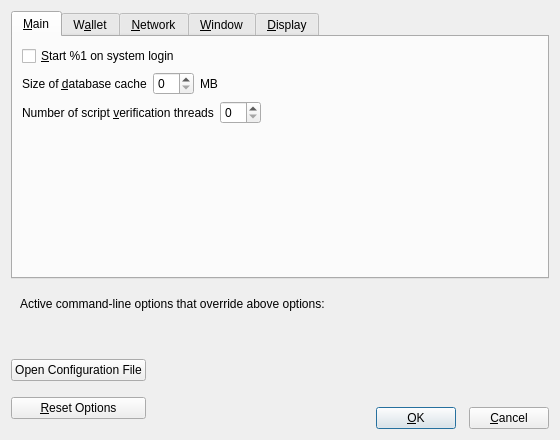
<?xml version="1.0" encoding="UTF-8"?>
<ui version="4.0">
 <class>OptionsDialog</class>
 <widget class="QDialog" name="OptionsDialog">
  <property name="geometry">
   <rect>
    <x>0</x>
    <y>0</y>
    <width>560</width>
    <height>440</height>
   </rect>
  </property>
  <property name="windowTitle">
   <string>Options</string>
  </property>
  <property name="modal">
   <bool>true</bool>
  </property>
  <layout class="QVBoxLayout" name="verticalLayout">
   <item>
    <widget class="QTabWidget" name="tabWidget">
     <property name="currentIndex">
      <number>0</number>
     </property>
     <widget class="QWidget" name="tabMain">
      <attribute name="title">
       <string>&amp;Main</string>
      </attribute>
      <layout class="QVBoxLayout" name="verticalLayout_Main">
       <item>
        <widget class="QCheckBox" name="bicoscoinAtStartup">
         <property name="toolTip">
          <string>Automatically start %1 after logging in to the system.</string>
         </property>
         <property name="text">
          <string>&amp;Start %1 on system login</string>
         </property>
        </widget>
       </item>
       <item>
        <layout class="QHBoxLayout" name="horizontalLayout_2_Main">
         <item>
          <widget class="QLabel" name="databaseCacheLabel">
           <property name="text">
            <string>Size of &amp;database cache</string>
           </property>
           <property name="textFormat">
            <enum>Qt::PlainText</enum>
           </property>
           <property name="buddy">
            <cstring>databaseCache</cstring>
           </property>
          </widget>
         </item>
         <item>
          <widget class="QSpinBox" name="databaseCache"/>
         </item>
         <item>
          <widget class="QLabel" name="databaseCacheUnitLabel">
           <property name="text">
            <string>MB</string>
           </property>
           <property name="textFormat">
            <enum>Qt::PlainText</enum>
           </property>
          </widget>
         </item>
         <item>
          <spacer name="horizontalSpacer_2_Main">
           <property name="orientation">
            <enum>Qt::Horizontal</enum>
           </property>
           <property name="sizeHint" stdset="0">
            <size>
             <width>40</width>
             <height>20</height>
            </size>
           </property>
          </spacer>
         </item>
        </layout>
       </item>
       <item>
        <layout class="QHBoxLayout" name="horizontalLayout_3_Main">
         <item>
          <widget class="QLabel" name="threadsScriptVerifLabel">
           <property name="text">
            <string>Number of script &amp;verification threads</string>
           </property>
           <property name="textFormat">
            <enum>Qt::PlainText</enum>
           </property>
           <property name="buddy">
            <cstring>threadsScriptVerif</cstring>
           </property>
          </widget>
         </item>
         <item>
          <widget class="QSpinBox" name="threadsScriptVerif">
           <property name="toolTip">
            <string>(0 = auto, &lt;0 = leave that many cores free)</string>
           </property>
          </widget>
         </item>
         <item>
          <spacer name="horizontalSpacer_3_Main">
           <property name="orientation">
            <enum>Qt::Horizontal</enum>
           </property>
           <property name="sizeHint" stdset="0">
            <size>
             <width>40</width>
             <height>20</height>
            </size>
           </property>
          </spacer>
         </item>
        </layout>
       </item>
       <item>
        <spacer name="verticalSpacer_Main">
         <property name="orientation">
          <enum>Qt::Vertical</enum>
         </property>
         <property name="sizeHint" stdset="0">
          <size>
           <width>20</width>
           <height>40</height>
          </size>
         </property>
        </spacer>
       </item>
      </layout>
     </widget>
     <widget class="QWidget" name="tabWallet">
      <attribute name="title">
       <string>W&amp;allet</string>
      </attribute>
      <layout class="QVBoxLayout" name="verticalLayout_Wallet">
       <item>
        <widget class="QGroupBox" name="groupBox">
         <property name="title">
          <string>Expert</string>
         </property>
         <layout class="QVBoxLayout" name="verticalLayout_2">
          <item>
           <widget class="QCheckBox" name="spendZeroConfChange">
            <property name="toolTip">
             <string>If you disable the spending of unconfirmed change, the change from a transaction cannot be used until that transaction has at least one confirmation. This also affects how your balance is computed.</string>
            </property>
            <property name="text">
             <string>&amp;Spend unconfirmed change</string>
            </property>
           </widget>
          </item>
          <item>
           <widget class="QCheckBox" name="coinControlFeatures">
            <property name="enabled">
             <bool>true</bool>
            </property>
            <property name="toolTip">
             <string>Whether to show coin control features or not.</string>
            </property>
            <property name="text">
             <string>Enable coin &amp;control features</string>
            </property>
           </widget>
          </item>
         </layout>
        </widget>
       </item>
       <item>
        <spacer name="verticalSpacer_Wallet">
         <property name="orientation">
          <enum>Qt::Vertical</enum>
         </property>
         <property name="sizeHint" stdset="0">
          <size>
           <width>20</width>
           <height>40</height>
          </size>
         </property>
        </spacer>
       </item>
      </layout>
     </widget>
     <widget class="QWidget" name="tabNetwork">
      <attribute name="title">
       <string>&amp;Network</string>
      </attribute>
      <layout class="QVBoxLayout" name="verticalLayout_Network">
       <item>
        <widget class="QCheckBox" name="mapPortUpnp">
         <property name="toolTip">
          <string>Automatically open the BICOScoin client port on the router. This only works when your router supports UPnP and it is enabled.</string>
         </property>
         <property name="text">
          <string>Map port using &amp;UPnP</string>
         </property>
        </widget>
       </item>
       <item>
        <widget class="QCheckBox" name="allowIncoming">
         <property name="toolTip">
          <string>Accept connections from outside</string>
         </property>
         <property name="text">
          <string>Allow incoming connections</string>
         </property>
        </widget>
       </item>
       <item>
        <widget class="QCheckBox" name="connectSocks">
         <property name="toolTip">
          <string>Connect to the BICOScoin network through a SOCKS5 proxy.</string>
         </property>
         <property name="text">
          <string>&amp;Connect through SOCKS5 proxy (default proxy):</string>
         </property>
        </widget>
       </item>
       <item>
        <layout class="QHBoxLayout" name="horizontalLayout_1_Network">
         <item>
          <widget class="QLabel" name="proxyIpLabel">
           <property name="text">
            <string>Proxy &amp;IP:</string>
           </property>
           <property name="textFormat">
            <enum>Qt::PlainText</enum>
           </property>
           <property name="buddy">
            <cstring>proxyIp</cstring>
           </property>
          </widget>
         </item>
         <item>
          <widget class="QValidatedLineEdit" name="proxyIp">
           <property name="minimumSize">
            <size>
             <width>140</width>
             <height>0</height>
            </size>
           </property>
           <property name="maximumSize">
            <size>
             <width>140</width>
             <height>16777215</height>
            </size>
           </property>
           <property name="toolTip">
            <string>IP address of the proxy (e.g. IPv4: 127.0.0.1 / IPv6: ::1)</string>
           </property>
          </widget>
         </item>
         <item>
          <widget class="QLabel" name="proxyPortLabel">
           <property name="text">
            <string>&amp;Port:</string>
           </property>
           <property name="textFormat">
            <enum>Qt::PlainText</enum>
           </property>
           <property name="buddy">
            <cstring>proxyPort</cstring>
           </property>
          </widget>
         </item>
         <item>
          <widget class="QLineEdit" name="proxyPort">
           <property name="minimumSize">
            <size>
             <width>55</width>
             <height>0</height>
            </size>
           </property>
           <property name="maximumSize">
            <size>
             <width>55</width>
             <height>16777215</height>
            </size>
           </property>
           <property name="toolTip">
            <string>Port of the proxy (e.g. 9050)</string>
           </property>
          </widget>
         </item>
         <item>
          <spacer name="horizontalSpacer_1_Network">
           <property name="orientation">
            <enum>Qt::Horizontal</enum>
           </property>
           <property name="sizeHint" stdset="0">
            <size>
             <width>40</width>
             <height>20</height>
            </size>
           </property>
          </spacer>
         </item>
        </layout>
       </item>
       <item>
        <layout class="QHBoxLayout" name="horizontalLayout_2_Network">
         <item>
          <widget class="QLabel" name="proxyActiveNets">
           <property name="text">
            <string>Used for reaching peers via:</string>
           </property>
           <property name="textFormat">
            <enum>Qt::PlainText</enum>
           </property>
          </widget>
         </item>
         <item>
          <widget class="QCheckBox" name="proxyReachIPv4">
           <property name="enabled">
            <bool>false</bool>
           </property>
           <property name="toolTip">
            <string>Shows if the supplied default SOCKS5 proxy is used to reach peers via this network type.</string>
           </property>
           <property name="text">
            <string/>
           </property>
          </widget>
         </item>
         <item>
          <widget class="QLabel" name="proxyReachIPv4Label">
           <property name="text">
            <string>IPv4</string>
           </property>
           <property name="textFormat">
            <enum>Qt::PlainText</enum>
           </property>
          </widget>
         </item>
         <item>
          <widget class="QCheckBox" name="proxyReachIPv6">
           <property name="enabled">
            <bool>false</bool>
           </property>
           <property name="toolTip">
            <string>Shows if the supplied default SOCKS5 proxy is used to reach peers via this network type.</string>
           </property>
           <property name="text">
            <string/>
           </property>
          </widget>
         </item>
         <item>
          <widget class="QLabel" name="proxyReachIPv6Label">
           <property name="text">
            <string>IPv6</string>
           </property>
           <property name="textFormat">
            <enum>Qt::PlainText</enum>
           </property>
          </widget>
         </item>
         <item>
          <widget class="QCheckBox" name="proxyReachTor">
           <property name="enabled">
            <bool>false</bool>
           </property>
           <property name="toolTip">
            <string>Shows if the supplied default SOCKS5 proxy is used to reach peers via this network type.</string>
           </property>
           <property name="text">
            <string/>
           </property>
          </widget>
         </item>
         <item>
          <widget class="QLabel" name="proxyReachTorLabel">
           <property name="text">
            <string>Tor</string>
           </property>
           <property name="textFormat">
            <enum>Qt::PlainText</enum>
           </property>
          </widget>
         </item>
         <item>
          <spacer name="horizontalSpacer_2_Network">
           <property name="orientation">
            <enum>Qt::Horizontal</enum>
           </property>
           <property name="sizeHint" stdset="0">
            <size>
             <width>40</width>
             <height>20</height>
            </size>
           </property>
          </spacer>
         </item>
        </layout>
       </item>
       <item>
        <widget class="QCheckBox" name="connectSocksTor">
         <property name="toolTip">
          <string>Connect to the BICOScoin network through a separate SOCKS5 proxy for Tor hidden services.</string>
         </property>
         <property name="text">
          <string>Use separate SOCKS5 proxy to reach peers via Tor hidden services:</string>
         </property>
        </widget>
       </item>
       <item>
        <layout class="QHBoxLayout" name="horizontalLayout_3_Network">
         <item>
          <widget class="QLabel" name="proxyIpTorLabel">
           <property name="text">
            <string>Proxy &amp;IP:</string>
           </property>
           <property name="textFormat">
            <enum>Qt::PlainText</enum>
           </property>
           <property name="buddy">
            <cstring>proxyIpTor</cstring>
           </property>
          </widget>
         </item>
         <item>
          <widget class="QValidatedLineEdit" name="proxyIpTor">
           <property name="minimumSize">
            <size>
             <width>140</width>
             <height>0</height>
            </size>
           </property>
           <property name="maximumSize">
            <size>
             <width>140</width>
             <height>16777215</height>
            </size>
           </property>
           <property name="toolTip">
            <string>IP address of the proxy (e.g. IPv4: 127.0.0.1 / IPv6: ::1)</string>
           </property>
          </widget>
         </item>
         <item>
          <widget class="QLabel" name="proxyPortTorLabel">
           <property name="text">
            <string>&amp;Port:</string>
           </property>
           <property name="textFormat">
            <enum>Qt::PlainText</enum>
           </property>
           <property name="buddy">
            <cstring>proxyPortTor</cstring>
           </property>
          </widget>
         </item>
         <item>
          <widget class="QLineEdit" name="proxyPortTor">
           <property name="minimumSize">
            <size>
             <width>55</width>
             <height>0</height>
            </size>
           </property>
           <property name="maximumSize">
            <size>
             <width>55</width>
             <height>16777215</height>
            </size>
           </property>
           <property name="toolTip">
            <string>Port of the proxy (e.g. 9050)</string>
           </property>
          </widget>
         </item>
         <item>
          <spacer name="horizontalSpacer_4_Network">
           <property name="orientation">
            <enum>Qt::Horizontal</enum>
           </property>
           <property name="sizeHint" stdset="0">
            <size>
             <width>40</width>
             <height>20</height>
            </size>
           </property>
          </spacer>
         </item>
        </layout>
       </item>
       <item>
        <spacer name="verticalSpacer_Network">
         <property name="orientation">
          <enum>Qt::Vertical</enum>
         </property>
         <property name="sizeHint" stdset="0">
          <size>
           <width>20</width>
           <height>40</height>
          </size>
         </property>
        </spacer>
       </item>
      </layout>
     </widget>
     <widget class="QWidget" name="tabWindow">
      <attribute name="title">
       <string>&amp;Window</string>
      </attribute>
      <layout class="QVBoxLayout" name="verticalLayout_Window">
       <item>
        <widget class="QCheckBox" name="hideTrayIcon">
         <property name="toolTip">
          <string>&amp;Hide the icon from the system tray.</string>
         </property>
         <property name="text">
          <string>Hide tray icon</string>
         </property>
        </widget>
       </item>
       <item>
        <widget class="QCheckBox" name="minimizeToTray">
         <property name="toolTip">
          <string>Show only a tray icon after minimizing the window.</string>
         </property>
         <property name="text">
          <string>&amp;Minimize to the tray instead of the taskbar</string>
         </property>
        </widget>
       </item>
       <item>
        <widget class="QCheckBox" name="minimizeOnClose">
         <property name="toolTip">
          <string>Minimize instead of exit the application when the window is closed. When this option is enabled, the application will be closed only after selecting Exit in the menu.</string>
         </property>
         <property name="text">
          <string>M&amp;inimize on close</string>
         </property>
        </widget>
       </item>
       <item>
        <spacer name="verticalSpacer_Window">
         <property name="orientation">
          <enum>Qt::Vertical</enum>
         </property>
         <property name="sizeHint" stdset="0">
          <size>
           <width>20</width>
           <height>40</height>
          </size>
         </property>
        </spacer>
       </item>
      </layout>
     </widget>
     <widget class="QWidget" name="tabDisplay">
      <attribute name="title">
       <string>&amp;Display</string>
      </attribute>
      <layout class="QVBoxLayout" name="verticalLayout_Display">
       <item>
        <layout class="QHBoxLayout" name="horizontalLayout_1_Display">
         <item>
          <widget class="QLabel" name="langLabel">
           <property name="text">
            <string>User Interface &amp;language:</string>
           </property>
           <property name="textFormat">
            <enum>Qt::PlainText</enum>
           </property>
           <property name="buddy">
            <cstring>lang</cstring>
           </property>
          </widget>
         </item>
         <item>
          <widget class="QValueComboBox" name="lang">
           <property name="toolTip">
            <string>The user interface language can be set here. This setting will take effect after restarting %1.</string>
           </property>
          </widget>
         </item>
        </layout>
       </item>
       <item>
        <layout class="QHBoxLayout" name="horizontalLayout_2_Display">
         <item>
          <widget class="QLabel" name="unitLabel">
           <property name="text">
            <string>&amp;Unit to show amounts in:</string>
           </property>
           <property name="textFormat">
            <enum>Qt::PlainText</enum>
           </property>
           <property name="buddy">
            <cstring>unit</cstring>
           </property>
          </widget>
         </item>
         <item>
          <widget class="QValueComboBox" name="unit">
           <property name="toolTip">
            <string>Choose the default subdivision unit to show in the interface and when sending coins.</string>
           </property>
          </widget>
         </item>
        </layout>
       </item>
       <item>
        <layout class="QHBoxLayout" name="horizontalLayout_3_Display">
         <item>
          <widget class="QLabel" name="thirdPartyTxUrlsLabel">
           <property name="toolTip">
            <string>Third party URLs (e.g. a block explorer) that appear in the transactions tab as context menu items. %s in the URL is replaced by transaction hash. Multiple URLs are separated by vertical bar |.</string>
           </property>
           <property name="text">
            <string>Third party transaction URLs</string>
           </property>
           <property name="buddy">
            <cstring>thirdPartyTxUrls</cstring>
           </property>
          </widget>
         </item>
         <item>
          <widget class="QLineEdit" name="thirdPartyTxUrls">
           <property name="toolTip">
            <string>Third party URLs (e.g. a block explorer) that appear in the transactions tab as context menu items. %s in the URL is replaced by transaction hash. Multiple URLs are separated by vertical bar |.</string>
           </property>
          </widget>
         </item>
        </layout>
       </item>
       <item>
        <spacer name="verticalSpacer_Display">
         <property name="orientation">
          <enum>Qt::Vertical</enum>
         </property>
         <property name="sizeHint" stdset="0">
          <size>
           <width>20</width>
           <height>40</height>
          </size>
         </property>
        </spacer>
       </item>
      </layout>
     </widget>
    </widget>
   </item>
   <item>
    <widget class="QFrame" name="frame">
     <layout class="QVBoxLayout" name="verticalLayout_Bottom">
      <item>
       <layout class="QHBoxLayout" name="horizontalLayout_Bottom">
        <item>
         <widget class="QLabel" name="overriddenByCommandLineInfoLabel">
          <property name="text">
           <string>Active command-line options that override above options:</string>
          </property>
          <property name="textFormat">
           <enum>Qt::PlainText</enum>
          </property>
         </widget>
        </item>
        <item>
         <spacer name="horizontalSpacer_Bottom">
          <property name="orientation">
           <enum>Qt::Horizontal</enum>
          </property>
          <property name="sizeHint" stdset="0">
           <size>
            <width>40</width>
            <height>20</height>
           </size>
          </property>
         </spacer>
        </item>
       </layout>
      </item>
      <item>
       <widget class="QLabel" name="overriddenByCommandLineLabel">
        <property name="text">
         <string/>
        </property>
        <property name="textFormat">
         <enum>Qt::PlainText</enum>
        </property>
        <property name="wordWrap">
         <bool>true</bool>
        </property>
       </widget>
      </item>
     </layout>
    </widget>
   </item>
   <item>
    <layout class="QHBoxLayout" name="horizontalLayout_Buttons">
     <item>
      <layout class="QVBoxLayout" name="verticalLayout_Buttons">
       <item>
        <widget class="QPushButton" name="openBICOScoinConfButton">
         <property name="toolTip">
          <string>Open the %1 configuration file from the working directory.</string>
         </property>
         <property name="text">
          <string>Open Configuration File</string>
         </property>
         <property name="autoDefault">
          <bool>false</bool>
         </property>
        </widget>
       </item>
       <item>
        <widget class="QPushButton" name="resetButton">
         <property name="toolTip">
          <string>Reset all client options to default.</string>
         </property>
         <property name="text">
          <string>&amp;Reset Options</string>
         </property>
         <property name="autoDefault">
          <bool>false</bool>
         </property>
        </widget>
       </item>
      </layout>
     </item>
     <item>
      <spacer name="horizontalSpacer_1">
       <property name="orientation">
        <enum>Qt::Horizontal</enum>
       </property>
       <property name="sizeHint" stdset="0">
        <size>
         <width>40</width>
         <height>48</height>
        </size>
       </property>
      </spacer>
     </item>
     <item>
      <widget class="QLabel" name="statusLabel">
       <property name="minimumSize">
        <size>
         <width>200</width>
         <height>0</height>
        </size>
       </property>
       <property name="font">
        <font>
         <weight>75</weight>
         <bold>true</bold>
        </font>
       </property>
       <property name="text">
        <string/>
       </property>
       <property name="textFormat">
        <enum>Qt::PlainText</enum>
       </property>
       <property name="wordWrap">
        <bool>true</bool>
       </property>
      </widget>
     </item>
     <item>
      <spacer name="horizontalSpacer_2">
       <property name="orientation">
        <enum>Qt::Horizontal</enum>
       </property>
       <property name="sizeHint" stdset="0">
        <size>
         <width>40</width>
         <height>48</height>
        </size>
       </property>
      </spacer>
     </item>
     <item>
      <layout class="QVBoxLayout" name="verticalLayout_4">
       <item>
        <spacer name="verticalSpacer">
         <property name="orientation">
          <enum>Qt::Vertical</enum>
         </property>
         <property name="sizeHint" stdset="0">
          <size>
           <width>20</width>
           <height>40</height>
          </size>
         </property>
        </spacer>
       </item>
       <item>
        <layout class="QHBoxLayout" name="horizontalLayout">
         <property name="spacing">
          <number>13</number>
         </property>
         <item>
          <widget class="QPushButton" name="okButton">
           <property name="text">
            <string>&amp;OK</string>
           </property>
           <property name="autoDefault">
            <bool>false</bool>
           </property>
           <property name="default">
            <bool>true</bool>
           </property>
          </widget>
         </item>
         <item>
          <widget class="QPushButton" name="cancelButton">
           <property name="text">
            <string>&amp;Cancel</string>
           </property>
           <property name="autoDefault">
            <bool>false</bool>
           </property>
          </widget>
         </item>
        </layout>
       </item>
      </layout>
     </item>
    </layout>
   </item>
  </layout>
 </widget>
 <customwidgets>
  <customwidget>
   <class>QValidatedLineEdit</class>
   <extends>QLineEdit</extends>
   <header>qvalidatedlineedit.h</header>
  </customwidget>
  <customwidget>
   <class>QValueComboBox</class>
   <extends>QComboBox</extends>
   <header>qvaluecombobox.h</header>
  </customwidget>
 </customwidgets>
 <resources/>
 <connections/>
</ui>
